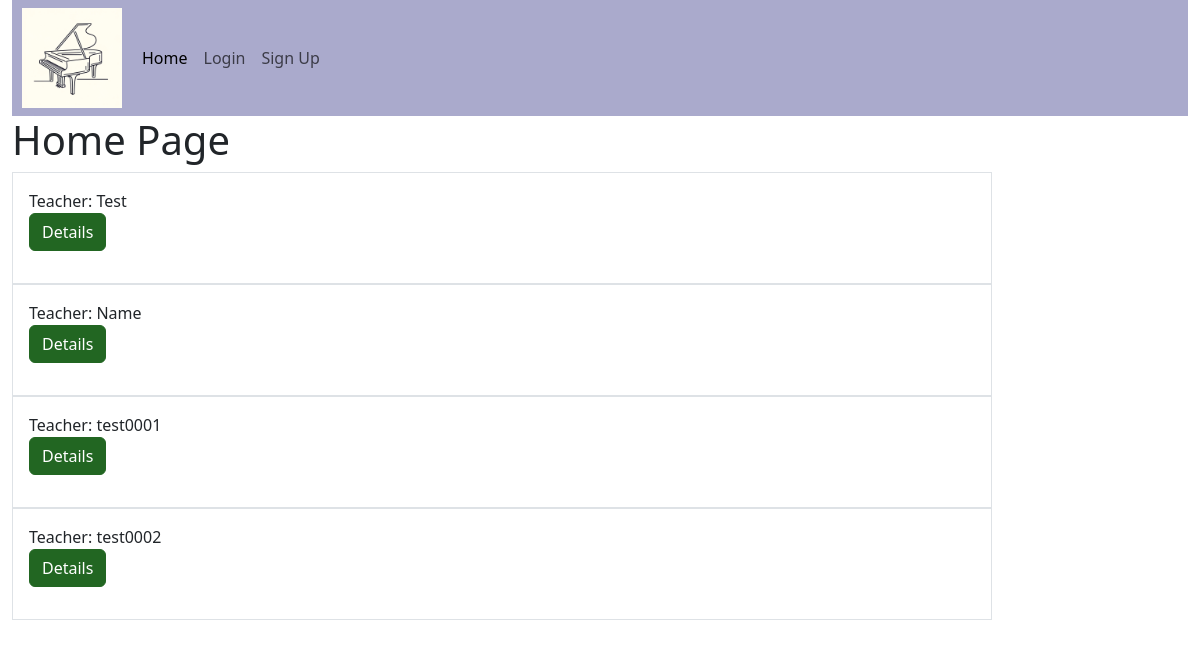
Before: / with the older database file.
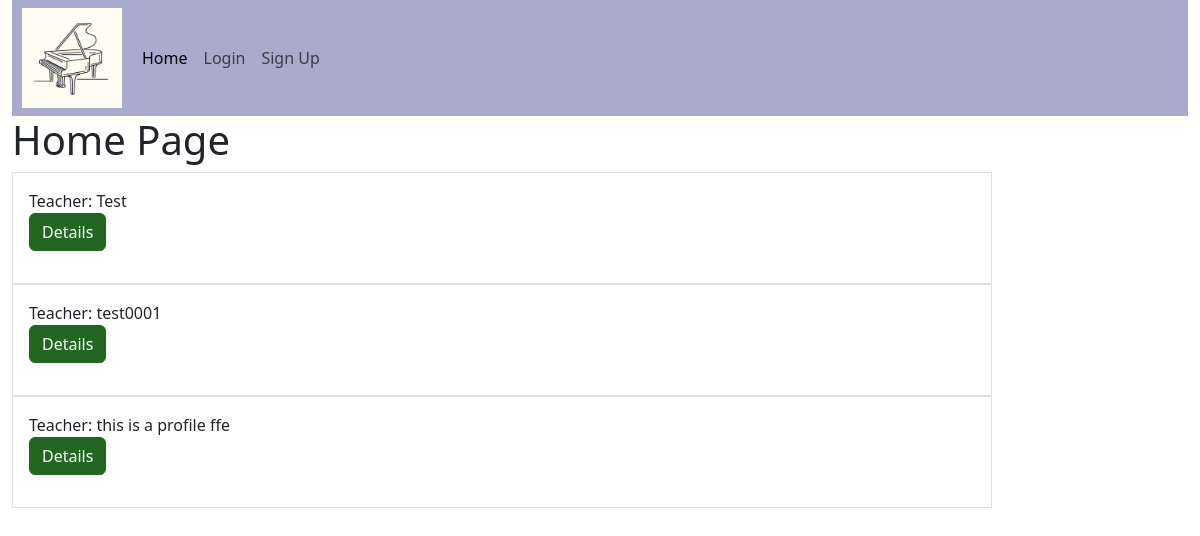
After: the same page with the newer database file.
### piano_project/models.py (models this page shows, shortened)
class teacher(models.Model):
    user = models.OneToOneField(User, null=True, on_delete=models.CASCADE)
    name = models.CharField(max_length=200)
    studio = models.CharField(max_length=500)
    message = models.TextField(max_length=2000)
    about = models.TextField(max_length=2000)
    email = models.CharField(max_length=200)
    active = models.BooleanField(default=True)
    phone_number = models.CharField(max_length=20)
    slug = models.SlugField(null=False, unique=True)
    photo = models.ImageField(upload_to='images/')

### piano_project/views.py (the view)
# urls.py: path('', views.index, name='index'),
def index(request):
    active_teachers = teacher.objects.all()
    return render(request, 'piano_project/home.html', {'active_teachers':active_teachers})

### piano_project/templates/piano_project/home.html (shortened to what this page needs)
{% extends "piano_project/base_template.html" %}
{% block content %}
    <h1>Home Page</h2>
    {% for i in active_teachers %}
        <div class="p-3 border">
            <li class="list-group-item">Teacher: {{i.name}}
                <p><strong><a href="{% url 'teacher_details' slug=i.slug%}" class="btn btn-green">Details</a>
                </strong></p>
            </li>
        </div>
    {% endfor %}
{% endblock %}

### piano_project/templates/piano_project/base_template.html (shortened to what this page needs)
{% load static %}
<!DOCTYPE html>
<html lang="en">
 <head>
   <link href="https://cdn.jsdelivr.net/npm/bootstrap@5.3.1/dist/css/bootstrap.min.css" rel="stylesheet">
 </head>
 <body>
   <div class="container-fluid">
     <nav class="navbar navbar-expand-lg navbar-color">
       <img src="{% static 'images/piano.png' %}" width="110" height="100"style="padding-left: 10px;">
       <div class="container-fluid">
         <div class="collapse navbar-collapse" id="navbarNavAltMarkup">
           <div class="navbar-nav">
             <a class="nav-link active" aria-current="page" href="{% url 'index' %}">Home</a>
             {% if user.is_authenticated %}
              <form action="{% url 'logout' %}" method="post" style="display: inline;">
                {% csrf_token %}
                <input type="hidden" name="next" value="{{ request.path }}">
                <button type="submit" class="btn btn-link nav-link" style="display: inline; padding: 0; background: none; border: none;">Logout {{ user.get_username }}</button>
              </form>
             {% else %}
               <a class="nav-link" href="{% url 'login' %}?next={{ request.path }}">Login</a>
             {% endif %}
             <a class="nav-link" href="{% url 'register_page' %}?next={{ request.path }}">Sign Up</a>
           </div>
         </div>
       </div>
     </nav>
       <div class="col-sm-10">
         {% block content %}
         {% endblock %}
       </div>
     </div>
 </body>
</html>

### piano_project/templates/piano_project/base_template.html (style rules this page uses)
.btn-green { background-color: #226622; color: white; border-color: #226622; }
.navbar-color { background-color: #AAAACC; color: white; border-color: #AAAACC; }

Changed rows visible on the page:
removed teacher: name "Name"
removed teacher: name "test0002"
added teacher: name "this is a profile ffe"
